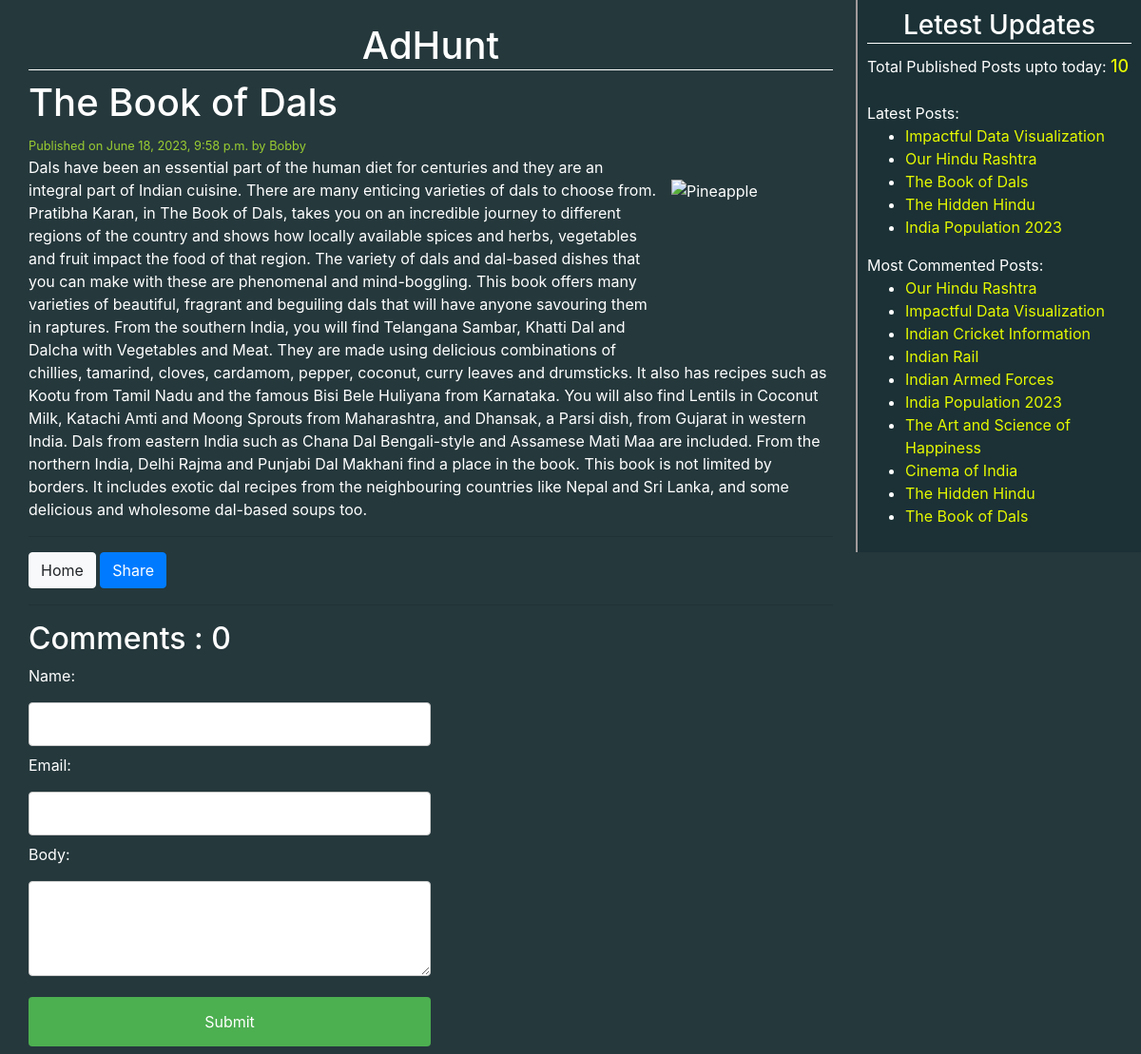
The app's page /2023/06/18/the-book-of-dals/ with its own data.
### blog/models.py (models this page shows, shortened)
class Post(models.Model):
    STATUS_CHOICES=(('draft','Draft'),('published','Published'))
    title=models.CharField(max_length=264)
    slug=models.SlugField(max_length=264,unique_for_date='publish')
    author=models.ForeignKey(User,on_delete=models.CASCADE,related_name='blog_posts')
    body=RichTextField(blank=True,null=True)
    publish=models.DateTimeField(default=timezone.now)
    created=models.DateTimeField(auto_now_add=True)#datetime of create() action
    updated=models.DateTimeField(auto_now=True)#datetime of save action
    status=models.CharField(max_length=10,choices=STATUS_CHOICES,default='draft')
    tags=TaggableManager()
    class Meta:
        ordering=('-publish',)
    def get_absolute_url(self):
        return reverse('post_detail',args=[self.publish.year,self.publish.strftime('%m'),self.publish.strftime('%d'),self.slug])

### blog/views.py (the view)
# urls.py: path('<int:year>/<int:month>/<int:day>/<slug:post>/', views.post_detail_view, name='post_detail'),
def post_detail_view(request,year,month,day,post):
    post=get_object_or_404(Post,slug=post,status='published',
                           publish__year=year,
                           publish__month=month,
                           publish__day=day)
    comments=post.comments.filter(active=True)
    comment_submit=False
    if request.method=='POST':
        form = CommentForm(request.POST)
        if form.is_valid():
            new_comment=form.save(commit=False)
            new_comment.post=post
            new_comment.save()
            comment_submit=True
    else:
        form=CommentForm()
    return render(request,'blog/post_detail.html',{'post':post,'comments':comments,'form':form,'comment_submit':comment_submit})

### blog/forms.py
class CommentForm(forms.ModelForm):
    class Meta:
        model=Comment
        fields=('name','email','body')

### blog/templatetags/blog_tags.py (called while the page is built)
@register.simple_tag
def total_posts():
    return Post.objects.count()

@register.inclusion_tag('blog/latest_posts_123.html')
def show_latest_posts(count=5):
    latest_posts=Post.objects.order_by('-publish')[:count]
    return {'latest_posts':latest_posts}

@register.simple_tag
def get_most_commented_posts(count=5):
    return Post.objects.annotate(total_comments=Count('comments')).order_by('-total_comments')[:count]

### template/blog/post_detail.html (shortened to what this page needs)
<!DOCTYPE html>
{% extends 'blog/base.html' %}
{% block content%}
    <div>
        <h1>{{post.title}}</h1>
        <small id="time_a" >Published on {{post.publish}} by {{post.author|title}}</small><br>
            <p><img src="https://m.media-amazon.com/images/I/61Tw6LZoaiL._SL1500_.jpg" alt="Pineapple" style="width:170px;height:170px;margin-left:15px;">{{post.body|safe|linebreaks}}</p>
            <hr>
            <a class="btn btn-light" href="/">Home</a>
            <a class="btn btn-primary" href="/{{post.id}}/share">Share</a>
    </div>
    <hr>
    {% with comments.count as comments_count %}
    <h2>Comment{{ comments_count|pluralize }} : {{ comments_count }} </h2>
    {% endwith %}
        {% if comment_submit %}
            <h2>Your Comment Added Successfully !!!</h2>
        {%else%}
            <div class="comment">
                <form method="post" >
                    {{form.as_p}}
                    <input type="submit" value="Submit" name="" class="btn-success">
                </form>
            </div>
        {% endif %}
{% endblock%}

### template/blog/base.html (shortened to what this page needs)
<!DOCTYPE html>
{% load blog_tags %}
{% load static %}
<html lang="en">
<head>
    <link rel="stylesheet" href="https://cdn.jsdelivr.net/npm/bootstrap@4.0.0/dist/css/bootstrap.min.css">
    <link rel="stylesheet" href="{% static "css/blog.css" %}">
</head>
<body>
    <div class="content">
        <h1 id="home_header"><a href="/">AdHunt</a></h1>
        {% block content%}{% endblock%}
    </div>
    <div class="sidebar">
        <h3 id="home_header"><a href="#">Letest Updates</a></h3>
        <p>Total Published Posts upto today: <span id="post_count">{% total_posts %}</span></p>
        <br><br>
        <p>Latest Posts:</p>{% show_latest_posts %}
        <p>Most Commented Posts:</p>
        {% get_most_commented_posts 10 as most_commented_posts %}
        <ul>
            {% for post in most_commented_posts %}
            <li>
                <a href="{{post.get_absolute_url}}">{{post.title}}</a>
            </li>
            {% endfor %}
        </ul>
    </div>
</body>
</html>

### template/blog/latest_posts_123.html
<ul>
    {% for post in latest_posts %}
        <li><a href="{{post.get_absolute_url}}">{{post.title}}</a></li>
    {% endfor %}
</ul>

### static/css/blog.css (style rules this page uses)
html { height: 100%; }
.content { margin-top: 2%; float: left; width: 73%; padding: 0 0 0 30px; text-align: left; }
.sidebar { float:right; width: 25%; padding: 10px; background: #1b3136; height: 100%; border-left: 2px solid hsl(0, 3%, 62%); }
body { background: #25383C; color: white; }
#home_header { text-align: center; border-bottom: white 1px solid; margin-bottom: 10px; padding-bottom: 1px; }
#home_header a { color: white; text-decoration: none; }
h1 a { color: blue; text-decoration: underline; }
#time_a { color: yellowgreen; }
p { display: inline; }
img { float: right; margin-top: 3%; }
.btn { margin-bottom: 1px; }
input { width: 100%; padding: 10px 15px; margin: 8px 0; display: inline-block; border: 1px solid #ccc; border-radius: 4px; box-sizing: border-box; }
textarea { width: 100%; height: 100px; padding: 5px 10px; margin: 8px 0; display: inline-block; border: 1px solid #ccc; border-radius: 4px; box-sizing: border-box; }
input[type=submit] { width: 100%; background-color: #4CAF50; color: white; padding: 14px 20px; margin: 8px 0; border: none; border-radius: 4px; cursor: pointer; display: inline-block; }
.comment { width: 50%; height: 50%; }
#post_count { color: #e5f901; font-size: large; font-weight: 500; }
li a { color: #e5f901; }

### records on screen
Post: title "The Book of Dals", publish "June 18, 2023, 9:58 p.m.", author "Bobby", body "Dals have been an essential part of the human diet for centuries and they are an integral part of Indian cuisine. There are many enticing varieties of dals to choose from. Pratibha Karan, in The Book of Dals, takes you on an incredible journey to different regions of the country and shows how locally available spices and herbs, vegetables and fruit impact the food of that region. The variety of dals and dal-based dishes that you can make with these are phenomenal and mind-boggling. This book offers many varieties of beautiful, fragrant and beguiling dals that will have anyone savouring them in raptures. From the southern India, you will find Telangana Sambar, Khatti Dal and Dalcha with…"
Post: title "Impactful Data Visualization"
Post: title "Our Hindu Rashtra"
Post: title "The Hidden Hindu"
Post: title "India Population 2023"
Post: title "Indian Cricket Information"
Post: title "Indian Rail"
Post: title "Indian Armed Forces"
Post: title "The Art and Science of Happiness"
Post: title "Cinema of India"

### other values on screen
{{ comments_count }} "0"
